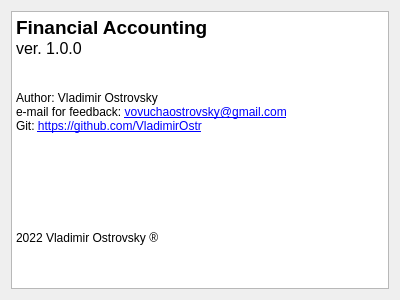
<?xml version="1.0" encoding="UTF-8"?>
<ui version="4.0">
 <class>AboutWindow</class>
 <widget class="QDialog" name="AboutWindow">
  <property name="geometry">
   <rect>
    <x>0</x>
    <y>0</y>
    <width>400</width>
    <height>300</height>
   </rect>
  </property>
  <property name="minimumSize">
   <size>
    <width>400</width>
    <height>300</height>
   </size>
  </property>
  <property name="maximumSize">
   <size>
    <width>400</width>
    <height>300</height>
   </size>
  </property>
  <property name="windowTitle">
   <string>About</string>
  </property>
  <layout class="QVBoxLayout" name="verticalLayout">
   <item>
    <widget class="QTextEdit" name="aboutTextEdit">
     <property name="minimumSize">
      <size>
       <width>0</width>
       <height>0</height>
      </size>
     </property>
     <property name="maximumSize">
      <size>
       <width>1000</width>
       <height>1000</height>
      </size>
     </property>
     <property name="html">
      <string>&lt;!DOCTYPE HTML PUBLIC &quot;-//W3C//DTD HTML 4.0//EN&quot; &quot;http://www.w3.org/TR/REC-html40/strict.dtd&quot;&gt;
&lt;html&gt;&lt;head&gt;&lt;meta name=&quot;qrichtext&quot; content=&quot;1&quot; /&gt;&lt;meta charset=&quot;utf-8&quot; /&gt;&lt;style type=&quot;text/css&quot;&gt;
p, li { white-space: pre-wrap; }
hr { height: 1px; border-width: 0; }
li.unchecked::marker { content: &quot;\2610&quot;; }
li.checked::marker { content: &quot;\2612&quot;; }
&lt;/style&gt;&lt;/head&gt;&lt;body style=&quot; font-family:'Segoe UI'; font-size:9pt; font-weight:400; font-style:normal;&quot;&gt;
&lt;p style=&quot; margin-top:0px; margin-bottom:0px; margin-left:0px; margin-right:0px; -qt-block-indent:0; text-indent:0px;&quot;&gt;&lt;span style=&quot; font-size:14pt; font-weight:700;&quot;&gt;Financial Accounting&lt;/span&gt;&lt;/p&gt;
&lt;p style=&quot; margin-top:0px; margin-bottom:0px; margin-left:0px; margin-right:0px; -qt-block-indent:0; text-indent:0px;&quot;&gt;&lt;span style=&quot; font-size:12pt;&quot;&gt;ver. 1.0.0&lt;/span&gt;&lt;/p&gt;
&lt;p style=&quot;-qt-paragraph-type:empty; margin-top:0px; margin-bottom:0px; margin-left:0px; margin-right:0px; -qt-block-indent:0; text-indent:0px; font-size:12pt;&quot;&gt;&lt;br /&gt;&lt;/p&gt;
&lt;p style=&quot;-qt-paragraph-type:empty; margin-top:0px; margin-bottom:0px; margin-left:0px; margin-right:0px; -qt-block-indent:0; text-indent:0px;&quot;&gt;&lt;br /&gt;&lt;/p&gt;
&lt;p style=&quot; margin-top:0px; margin-bottom:0px; margin-left:0px; margin-right:0px; -qt-block-indent:0; text-indent:0px;&quot;&gt;Author: Vladimir Ostrovsky&lt;/p&gt;
&lt;p style=&quot; margin-top:0px; margin-bottom:0px; margin-left:0px; margin-right:0px; -qt-block-indent:0; text-indent:0px;&quot;&gt;e-mail for feedback: &lt;a href=&quot;vovuchaostrovsky@gmail.com&quot;&gt;&lt;span style=&quot; text-decoration: underline; color:#0000ff;&quot;&gt;vovuchaostrovsky@gmail.com&lt;/span&gt;&lt;/a&gt;&lt;/p&gt;
&lt;p style=&quot; margin-top:0px; margin-bottom:0px; margin-left:0px; margin-right:0px; -qt-block-indent:0; text-indent:0px;&quot;&gt;Git: &lt;a href=&quot;https://github.com/VladimirOstr&quot;&gt;&lt;span style=&quot; text-decoration: underline; color:#0000ff;&quot;&gt;https://github.com/VladimirOstr&lt;/span&gt;&lt;/a&gt;&lt;/p&gt;
&lt;p style=&quot;-qt-paragraph-type:empty; margin-top:0px; margin-bottom:0px; margin-left:0px; margin-right:0px; -qt-block-indent:0; text-indent:0px;&quot;&gt;&lt;br /&gt;&lt;/p&gt;
&lt;p style=&quot;-qt-paragraph-type:empty; margin-top:0px; margin-bottom:0px; margin-left:0px; margin-right:0px; -qt-block-indent:0; text-indent:0px;&quot;&gt;&lt;br /&gt;&lt;/p&gt;
&lt;p style=&quot;-qt-paragraph-type:empty; margin-top:0px; margin-bottom:0px; margin-left:0px; margin-right:0px; -qt-block-indent:0; text-indent:0px;&quot;&gt;&lt;br /&gt;&lt;/p&gt;
&lt;p style=&quot;-qt-paragraph-type:empty; margin-top:0px; margin-bottom:0px; margin-left:0px; margin-right:0px; -qt-block-indent:0; text-indent:0px;&quot;&gt;&lt;br /&gt;&lt;/p&gt;
&lt;p style=&quot;-qt-paragraph-type:empty; margin-top:0px; margin-bottom:0px; margin-left:0px; margin-right:0px; -qt-block-indent:0; text-indent:0px;&quot;&gt;&lt;br /&gt;&lt;/p&gt;
&lt;p style=&quot;-qt-paragraph-type:empty; margin-top:0px; margin-bottom:0px; margin-left:0px; margin-right:0px; -qt-block-indent:0; text-indent:0px;&quot;&gt;&lt;br /&gt;&lt;/p&gt;
&lt;p style=&quot;-qt-paragraph-type:empty; margin-top:0px; margin-bottom:0px; margin-left:0px; margin-right:0px; -qt-block-indent:0; text-indent:0px;&quot;&gt;&lt;br /&gt;&lt;/p&gt;
&lt;p style=&quot; margin-top:0px; margin-bottom:0px; margin-left:0px; margin-right:0px; -qt-block-indent:0; text-indent:0px;&quot;&gt;2022 Vladimir Ostrovsky ®&lt;/p&gt;&lt;/body&gt;&lt;/html&gt;</string>
     </property>
    </widget>
   </item>
  </layout>
 </widget>
 <resources/>
 <connections/>
</ui>
